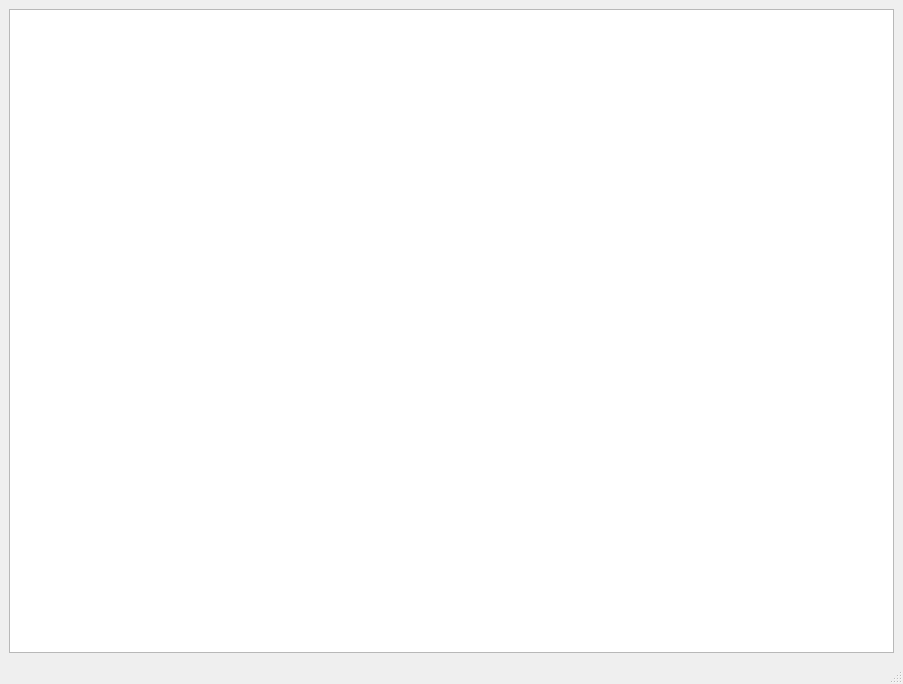
<?xml version="1.0" encoding="UTF-8"?>
<ui version="4.0">
 <class>MainWindow</class>
 <widget class="QMainWindow" name="MainWindow">
  <property name="geometry">
   <rect>
    <x>0</x>
    <y>0</y>
    <width>903</width>
    <height>684</height>
   </rect>
  </property>
  <property name="windowTitle">
   <string>MainWindow</string>
  </property>
  <widget class="QWidget" name="centralwidget">
   <layout class="QVBoxLayout" name="verticalLayout_2">
    <item>
     <widget class="ConnectionTableWidget" name="tableWidget"/>
    </item>
   </layout>
  </widget>
  <widget class="QMenuBar" name="menubar">
   <property name="geometry">
    <rect>
     <x>0</x>
     <y>0</y>
     <width>903</width>
     <height>24</height>
    </rect>
   </property>
  </widget>
  <widget class="QStatusBar" name="statusbar"/>
  <action name="actionopen">
   <property name="text">
    <string>open</string>
   </property>
  </action>
  <action name="actionclose">
   <property name="text">
    <string>close</string>
   </property>
  </action>
 </widget>
 <customwidgets>
  <customwidget>
   <class>ConnectionTableWidget</class>
   <extends>QTableWidget</extends>
   <header>ConnectionTableWidget</header>
  </customwidget>
 </customwidgets>
 <resources/>
 <connections/>
</ui>
